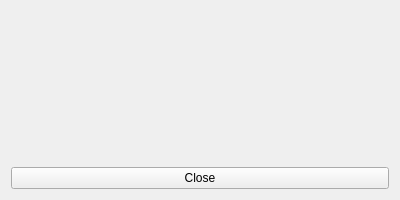
<?xml version="1.0" encoding="UTF-8"?>
<ui version="4.0">
 <class>DetailsWindow</class>
 <widget class="QWidget" name="DetailsWindow">
  <property name="windowModality">
   <enum>Qt::WindowModal</enum>
  </property>
  <property name="geometry">
   <rect>
    <x>0</x>
    <y>0</y>
    <width>400</width>
    <height>200</height>
   </rect>
  </property>
  <property name="windowTitle">
   <string>Details</string>
  </property>
  <property name="windowIcon">
   <iconset resource="../../resources/resources.qrc">
    <normaloff>:/images/icon.ico</normaloff>:/images/icon.ico</iconset>
  </property>
  <layout class="QVBoxLayout" name="verticalLayout">
   <item>
    <layout class="QFormLayout" name="formLayout"/>
   </item>
   <item>
    <spacer name="spacer">
     <property name="orientation">
      <enum>Qt::Vertical</enum>
     </property>
     <property name="sizeType">
      <enum>QSizePolicy::MinimumExpanding</enum>
     </property>
     <property name="sizeHint" stdset="0">
      <size>
       <width>10</width>
       <height>10</height>
      </size>
     </property>
    </spacer>
   </item>
   <item>
    <widget class="QPushButton" name="buttonClose">
     <property name="text">
      <string>Close</string>
     </property>
    </widget>
   </item>
  </layout>
 </widget>
 <resources>
  <include location="../../resources/resources.qrc"/>
 </resources>
 <connections>
  <connection>
   <sender>buttonClose</sender>
   <signal>clicked()</signal>
   <receiver>DetailsWindow</receiver>
   <slot>close()</slot>
   <hints>
    <hint type="sourcelabel">
     <x>108</x>
     <y>348</y>
    </hint>
    <hint type="destinationlabel">
     <x>134</x>
     <y>206</y>
    </hint>
   </hints>
  </connection>
 </connections>
</ui>
